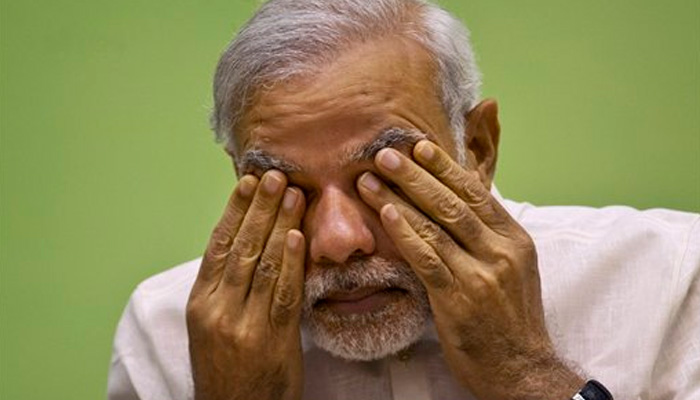
#> input picture Anchor/narendra+modi+face/ActiOn_21.jpg, 700 x 400 px, found by its file name
$ jupyter execute --allow-errors 'face_detection_try(cv).ipynb'
#> lines starting #> are read from the running program, lines starting #| are printed output that depends on the picture
[cell 1]
import cv2
cascade_file_src = r"C:\Users\visha\Anaconda3\pkgs\opencv-3.3.1-py35h20b85fd_1\Library\etc\haarcascades\haarcascade_frontalface_default.xml"
faceCascade = cv2.CascadeClassifier(cascade_file_src)

[cell 2]
#image = cv2.imread(r"C:\Users\visha\Documents\try\face_detect\aamir.jpg",1)
image = cv2.imread(r"C:\Users\visha\Documents\try\Anchor\narendra+modi+face\ActiOn_21.jpg",1)
#> image is the input picture: shape (400, 700, 3); mean B, G, R 90.6, 135.4, 144.3
gray = cv2.cvtColor(image, cv2.COLOR_BGR2GRAY)
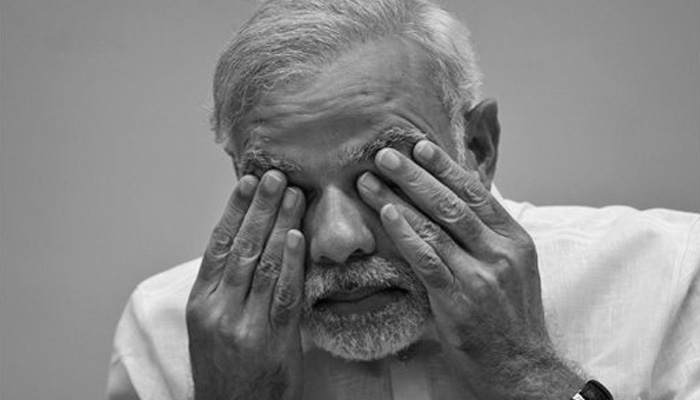
#> gray: shape (400, 700); min 1, max 251, mean 133

[cell 3]
faces = faceCascade.detectMultiScale(gray, 1.2, 5)
#> faces = ()

[cell 4]
for (x, y, w, h) in faces:
    cv2.rectangle(image, (x, y), (x+w, y+h), (0, 255, 0), 2)
#> this loop made 0 passes

#> (the rest of this cell did not finish here and is left out)

[cell 5]
import matplotlib.pyplot as plt
from PIL import Image

[cell 6]
im = Image.open(r"C:\Users\visha\Documents\try\face_detect\aamir.jpg")
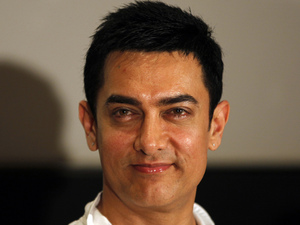
#> input picture face_detect/aamir.jpg, 300 x 225 px, found by its file name
#> im is the input picture: PIL image 300x225 RGB; mean R, G, B 103.5, 80.7, 62.3
#> (the rest of this cell did not finish here and is left out)
